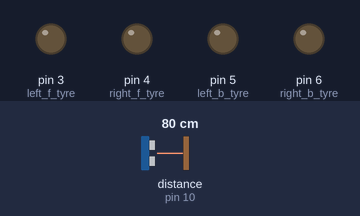
A sketch run on a simulated Arduino Uno, built with avr-gcc and run on an emulated ATmega328P. On the bench: output pins drawn as LEDs (lit = HIGH). Wiring (inferred from the names in the program): ultrasonic range finder: trigger pin 9; echo pin 10. The test bench sets the inputs (shaded band); at power-on: distance to the obstacle (sensor on pin 10) 80 cm. The echo pulse lasts 58.3 µs per cm; pins used as bus, display or sensor lines are not drawn.

Above: at 1.2 s.
1.3 s: distance to the obstacle (sensor on pin 10) set to 18 cm
2.8 s: distance to the obstacle (sensor on pin 10) set to 14 cm
At 4.0 s:
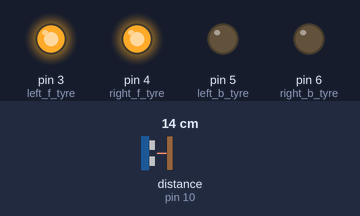
4.3 s: distance to the obstacle (sensor on pin 10) set to 7 cm
5.8 s: distance to the obstacle (sensor on pin 10) set to 4 cm
At 6.9 s:
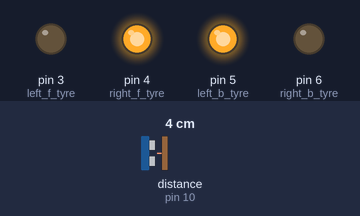
7.3 s: distance to the obstacle (sensor on pin 10) set to 9 cm
At 8.5 s:
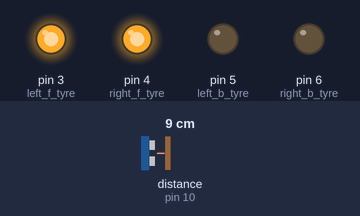
8.8 s: distance to the obstacle (sensor on pin 10) set to 2 cm
At 9.8 s:
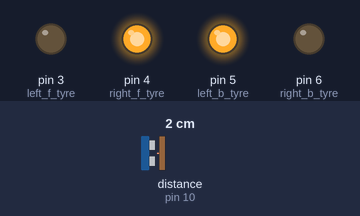
Timing chart, 0 to 11.3 s (numbered marks = the images above; inputs shaded):
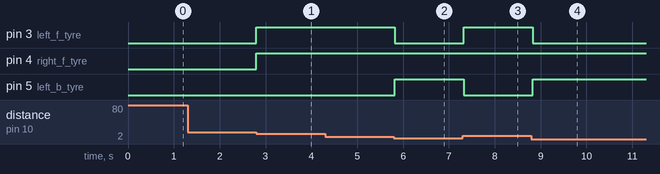

Measured:
- the behaviour switches between 17 and 16 cm on distance to the obstacle (sensor on pin 10) (found by bisection; images 0 and 1)
- the behaviour switches between 6 and 5 cm on distance to the obstacle (sensor on pin 10) (found by bisection; images 1 and 2)
- after the input at 1.3 s, every drawn part: stays the same
- after the input at 2.8 s, pin 3 (left_f_tyre), pin 4 (right_f_tyre): LOW → HIGH at once
- after the input at 4.3 s, every drawn part: stays the same
- after the input at 5.8 s, pin 3 (left_f_tyre): HIGH → LOW at once; pin 5 (left_b_tyre): LOW → HIGH at once
- after the input at 7.3 s, pin 3 (left_f_tyre): LOW → HIGH at once; pin 5 (left_b_tyre): HIGH → LOW at once
- after the input at 8.8 s, pin 3 (left_f_tyre): HIGH → LOW at once; pin 5 (left_b_tyre): LOW → HIGH at once

The sketch:

updatedcode8.ino
```cpp
// In this code we have merged two codes in one (Car +Ultrasonic)

const int trigPin = 9;
const int echoPin = 10;
const int left_f_tyre = 3;
const int right_f_tyre = 4;
const int left_b_tyre = 5;
const int right_b_tyre = 6;

long time1;
int displacement;

void setup() {
  pinMode(trigPin, OUTPUT);
  pinMode(echoPin, INPUT);
  pinMode(left_f_tyre, OUTPUT);
  pinMode(left_b_tyre, OUTPUT);
  pinMode(right_f_tyre, OUTPUT);
  pinMode(right_b_tyre, OUTPUT);
}

void loop() {

  displacement = calc_displacement();
  if (displacement <= 15 && displacement >= 5) { //go straight - follow hand
    digitalWrite(left_f_tyre, HIGH);
    digitalWrite(right_f_tyre, HIGH);
    digitalWrite(left_b_tyre, LOW);
    digitalWrite(right_b_tyre, LOW);
    delay(250); //follows for 0.25 seconds and then reads signal again (loop runs again)
  }
  else if (displacement < 5) {
    digitalWrite(left_f_tyre, LOW);
    digitalWrite(right_f_tyre, HIGH);
    digitalWrite(left_b_tyre, HIGH);
    digitalWrite(right_b_tyre, LOW);
    delay(100); //reverse to stop momentem
  }
}

int calc_displacement() {
  digitalWrite(trigPin, LOW);
  delayMicroseconds(2);
  digitalWrite(trigPin, HIGH);
  delayMicroseconds(10);
  digitalWrite(trigPin, LOW);

  time1 = pulseIn(echoPin, HIGH);  //reading and storing time it takes for echo
  //time contains sound travel time in microseconds

  displacement = time1 * 0.034 / 2; // Speed of sound wave divided by 2 (go and back)
  //displacement contains displacement in centime1ter

  return displacement;
}
```
